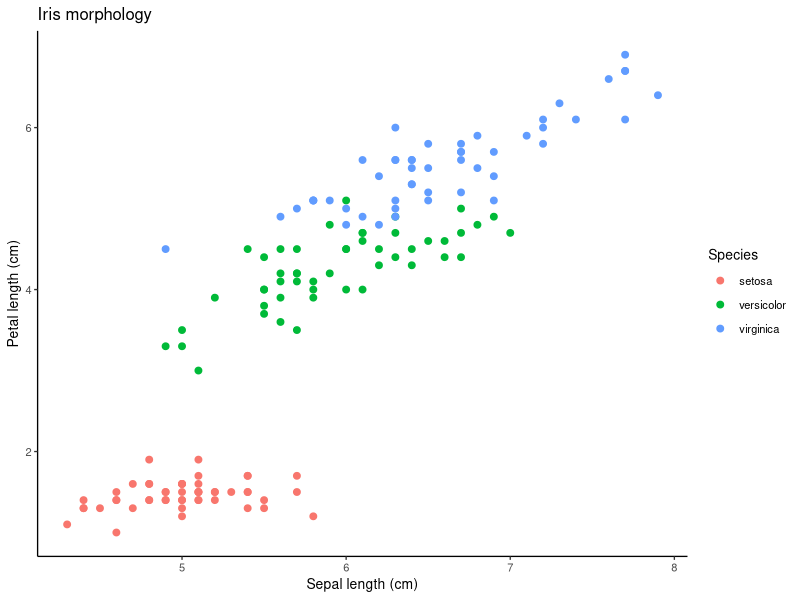

Write the R code that produced this figure.
library(ggplot2)
library(ragg)

p <- ggplot(iris, aes(Sepal.Length, Petal.Length, colour = Species)) +
  geom_point(size = 2) +
  labs(title = "Iris morphology", x = "Sepal length (cm)", y = "Petal length (cm)") +
  theme_classic(base_size = 10)

agg_png("figure1.png", width = 8, height = 6, units = "in", res = 300)
print(p)
dev.off()
